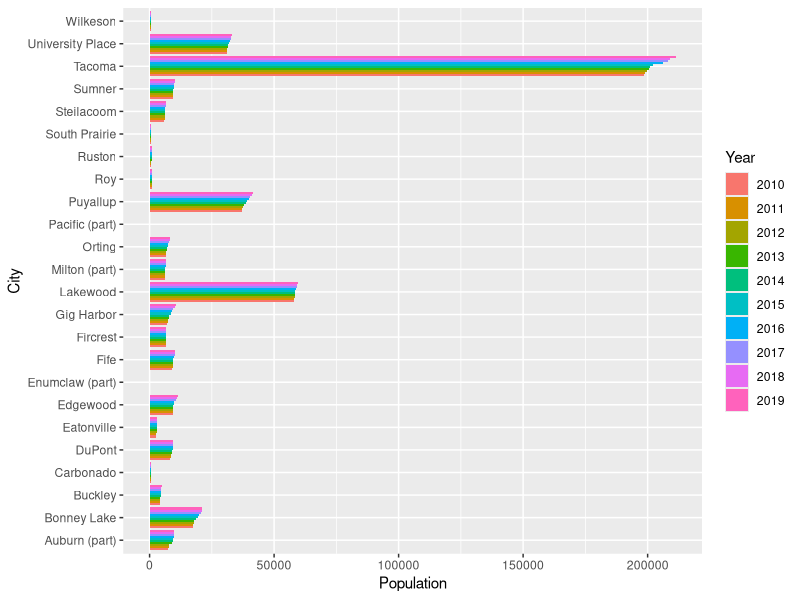

Source code (R):
# Script for the PSRC data.table class
# 02/23/2021
# Code from https://psrc.github.io/r-data-table/content/class_outline.html


############################
# Creating data.table object
############################
## -----------------------------------------------------------------------------------------------------------
library(data.table)
setwd("/Users/hana/psrc/rworkshops2020/data.table")


## -----------------------------------------------------------------------------------------------------------
### 1. Create it from scratch
d <- data.table(x = 1:10, y = letters[1:10])
d


## -----------------------------------------------------------------------------------------------------------
### 2. Convert existing data.frame
df <- data.frame(x = 1:10, y = letters[1:10])
d <- as.data.table(df)
d


## -----------------------------------------------------------------------------------------------------------
### 3. Coercion by reference
dft <- data.frame(x = 1:10, y = letters[1:10])
class(dft)
setDT(dft)
class(dft)


## -----------------------------------------------------------------------------------------------------------
### 4. Reading from file
dt <- fread("ofm_april1_population_final.csv")
class(dt)

str(dt)
# View(dt)


#############################
# Working with rows: DT[i,]
#############################

## Selecting rows
## -----------------------------------------------------------------------------------------------------------
dt[County == "King" & Filter < 4]

### Using base R function that returns a logical vector ------------------------------------------------------
dt[grepl("Wood", Jurisdiction)]

### Using indices --------------------------------------------------------------------------------------------
dt[1:3] # is equivalent to
dt[1:3,]

### Create a dataset of cities from our four counties -------------------------------------------------------- 
dt4c <- dt[Filter == 4 & County %chin% c("King", "Kitsap", "Pierce", "Snohomish")] 
dim(dt4c)


## Ordering rows
## -----------------------------------------------------------------------------------------------------------
dt4c[order(Jurisdiction)]

### order in place -------------------------------------------------------------------------------------------
setorder(dt4c, County, Jurisdiction)



###############################
# Working with columns: DT[,j]
###############################

## Renaming columns
## -----------------------------------------------------------------------------------------------------------
colnames(dt4c)

setnames(dt4c, "Jurisdiction", "City") # rename in place

colnames(dt4c)[5:ncol(dt4c)] <- substr(colnames(dt4c)[5:ncol(dt4c)], 1, 4)
colnames(dt4c)


## Selecting columns
### by column names --------------------------------------------------------------------------------------------
dt4c[, .(County, City)]

### by indices ------------------------------------------------------------------------------------------------
dt4c[1:10, 1:5]

### by ranges of columns --------------------------------------------------------------------------------------
dt4c[1:5, Filter:City]
dt4c[1:5, Filter:`2014`]

### the same as .() -------------------------------------------------------------------------------------------
dt4c[1:5, list(County, City)]

### as in data.frame
dt4c[1:5, c("County", "City")]

### but be aware if you store the names into an object --------------------------------------------------------
cols <- c("County", "City")
dt4c[, ..cols] # or
dt4c[, cols, with = FALSE]

### exclude columns ------------------------------------------------------------------------------------------
dt4c <- dt4c[, !c("Line", "Filter")]
dim(dt4c)


## Assigning values to columns
## -----------------------------------------------------------------------------------------------------------
dt4c[, id := 1:nrow(dt4c)]
dt4c[, id := id + 5000]


### be aware of implications of assigning by reference --------------------------------------------------------
d                 # d is our toy data.table
a <- d            # assign d to a
a[ , x := NULL][] # delete column in a
d                 # d changed as well!


### use copy() if you don't want the above behaviou ------------------------------------------------------------
d <- data.table(x = 1:10, y = letters[1:10]) # re-create d
a <- copy(d)      # use the copy() function to create a separate object
a[ , x := NULL][] # delete column in a
d                 # d is not impacted


## Partial assignment
## -----------------------------------------------------------------------------------------------------------
dt4c[County == "King", id := id + 1000]
dt4c[1:4, .(County, City, id)]
dt4c[50:53, .(County, City, id)]

### if column does not exist ---------------------------------------------------------------------------------
d[x < 5, z := TRUE][]

### removing a column ----------------------------------------------------------------------------------------
dt4c[, id := NULL]

## Multiple things at once
### assigning multiple columns ------------------------------------------------------------------------------
d[ , ':='(u = x^2, v = x^3, z = NULL)]

### chaining operations ---------------------------------------------------------------------------------------
d[, w := -4:5][w > 0, dummy := TRUE][order(x, decreasing = TRUE)]

### assigning multiple categories -----------------------------------------------------------------------------
d[, category := fcase(w > 0, "positive", 
                      w %between% c(-2, 0), "slightly negative",
                      w < -2, "negative")]

### another way of renaming columns ---------------------------------------------------------------------------
d[, dummy_new := dummy][, dummy := NULL][]


## Subsetting with .SD
### change the type of one column -----------------------------------------------------------------------------
dt4c[, `2010` := as.numeric(`2010`)]

### change the type of multiple columns -----------------------------------------------------------------------
cols <- as.character(2010:2019) # column names to apply the conversion to
dt4c[, (cols) := lapply(.SD, as.numeric), .SDcols = cols] 
str(dt4c)


#####################
# Group by: DT[,,by]
#####################
## Simple aggregations
## -----------------------------------------------------------------------------------------------------------
dt4c[, sum(`2019`)]
dt4c[, mean(`2019`)]

## special symbol for a count---------------------------------------------------------------------------------
dt4c[, .N]

# Group by
## -----------------------------------------------------------------------------------------------------------
dt4c[, sum(`2019`), by = County] # by a column
dt4c[, .(Population = sum(`2019`)), by = County] # with setting column names 
dt4c[, .(Population = sum(`2019`)), by = `2019` > 100000] # by expression
dt4c[, .(Population = sum(`2019`), Count = .N), by = `2019` > 100000] # adding a count
dt4c[, .(Population = sum(`2019`), Count = .N), by = .(County, `2019` > 100000)] # by column and expression


### group by result added as an additional column ------------------------------------------------------------
dt4c[, county_sum := sum(`2019`), by = County]


### using results of group by --------------------------------------------------------------------------------
dt4c[, county_share := round(`2019`/county_sum*100, 2)]
dt4c[, sum(county_share), by = County] 


## Using .SD
## -----------------------------------------------------------------------------------------------------------
dt4c[, lapply(.SD, sum), by = County, .SDcols = `2010`:`2019`]


###################
# Joining datasets
###################
## -----------------------------------------------------------------------------------------------------------
counties <- fread("counties.csv")

## The merge function
## -----------------------------------------------------------------------------------------------------------
dt4cm <- merge(dt4c, counties, by.x = "County", by.y = "county_name") # use "by" if joining columns are the same


## Join via the i dimension and setting keys
### first create another county dataset -----------------------------------------------------------------------
popcty <- dt4c[ , .(Pop = sum(`2019`)), by = County][, county_name := County][, County := NULL]

## -----------------------------------------------------------------------------------------------------------
popcty[counties, , on = .(county_name)] # left join
counties[popcty, , on = .(county_name)] # right join


### seting keys -----------------------------------------------------------------------------------------------
setkey(popcty, "county_name")
setkey(counties, "county_name")

### Then, no "on" argument needed------------------------------------------------------------------------------
counties[popcty]

### use "i." prefix to mark columns from the dataset inside the brackets --------------------------------------
counties[popcty, .(county_name, density = i.Pop/acres)]


### assign a new column via join ------------------------------------------------------------------------------
counties[popcty, density := i.Pop/acres][]


### notice that it is an outer join by default ----------------------------------------------------------------
popcty[county_name != "King"][counties]


### inner join ------------------------------------------------------------------------------------------------
popcty[county_name != "King"][counties, nomatch = NULL]


### "negation" join (gives records NOT in common) --------------------------------------------------------------
counties[!popcty[county_name != "King"]] 


#################
# Reshaping data
#################

### cleaning our dataset (removing columns) ------------------------------------------------------------------
head(dt4c)
dt4c[, ':='(county_sum = NULL, county_share = NULL)]


## Wide to long 
## -----------------------------------------------------------------------------------------------------------
dtl <- melt(dt4c, id.vars = c("County", "City"))
head(dtl)

### choosing appropriate column names -------------------------------------------------------------------------
dtl <- melt(dt4c, id.vars = c("County", "City"), variable.name = "Year", value.name = "Population")
head(dtl)


### Using "long" data in a ggplot graph -------------------------------------------------------------------------
library(ggplot2)
g <- ggplot(dtl[County == "Pierce"]) + 
      geom_col(aes(x = City, y = Population, fill = as.factor(Year)),
               position = "dodge") + coord_flip() + labs(fill = "Year")
print(g)

## Long to wide
## -----------------------------------------------------------------------------------------------------------
dtw <- dcast(dtl, County + City ~ Year, value.var = "Population")
dtw <- dcast(dtl, ... ~ Year, value.var = "Population")
head(dtw)


###################
# Exporting dataset
###################
fwrite(dtw, "my_ofm.csv")

